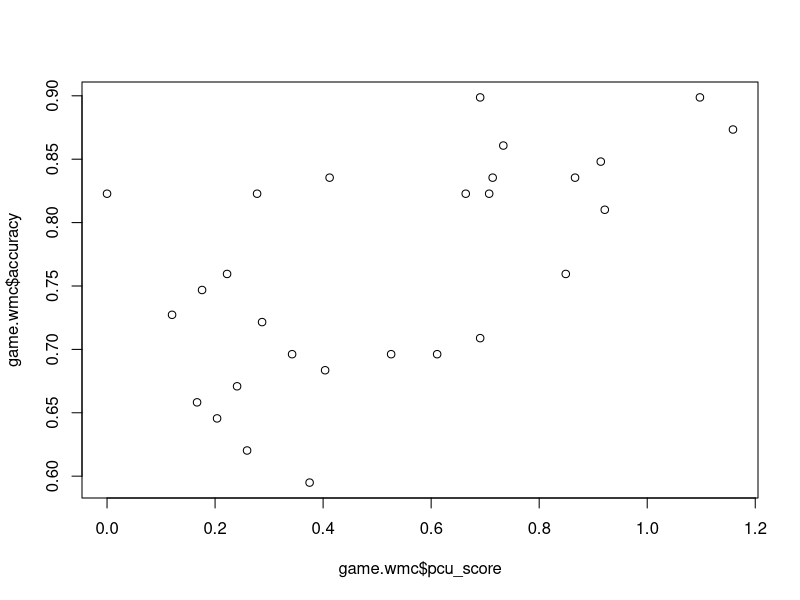
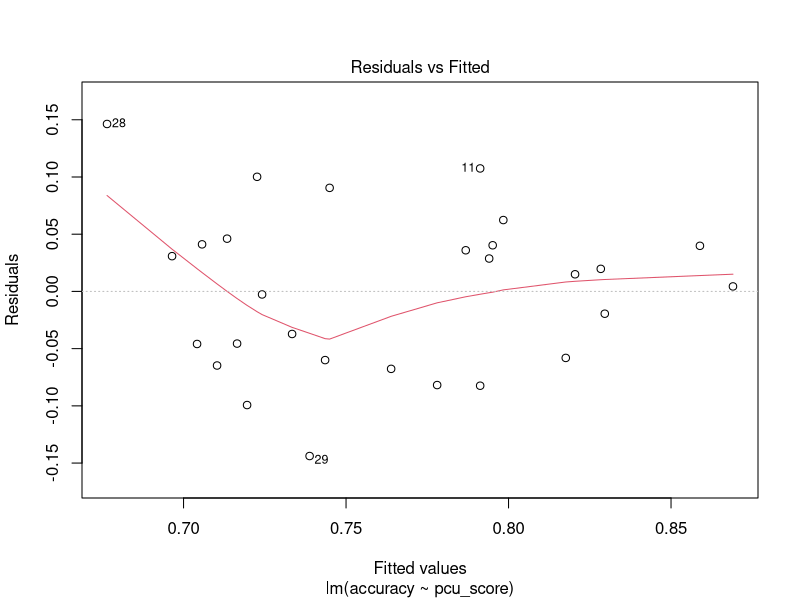
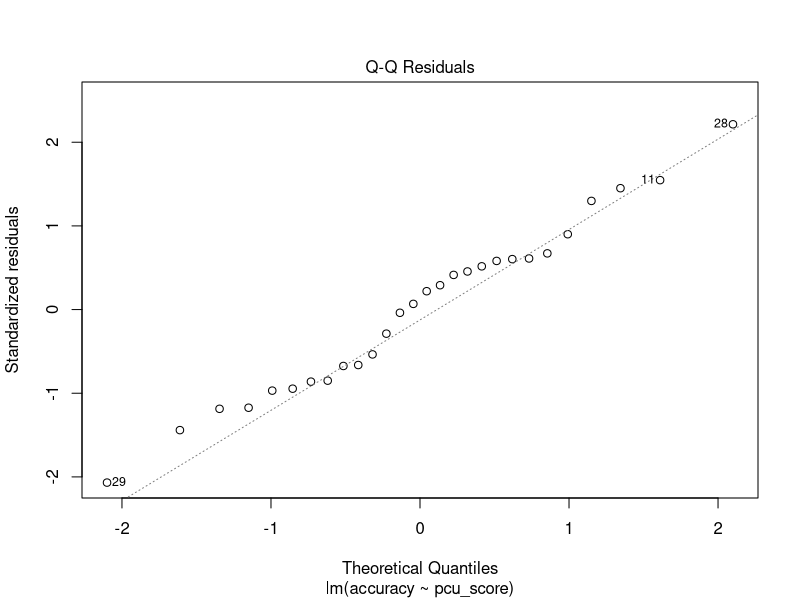
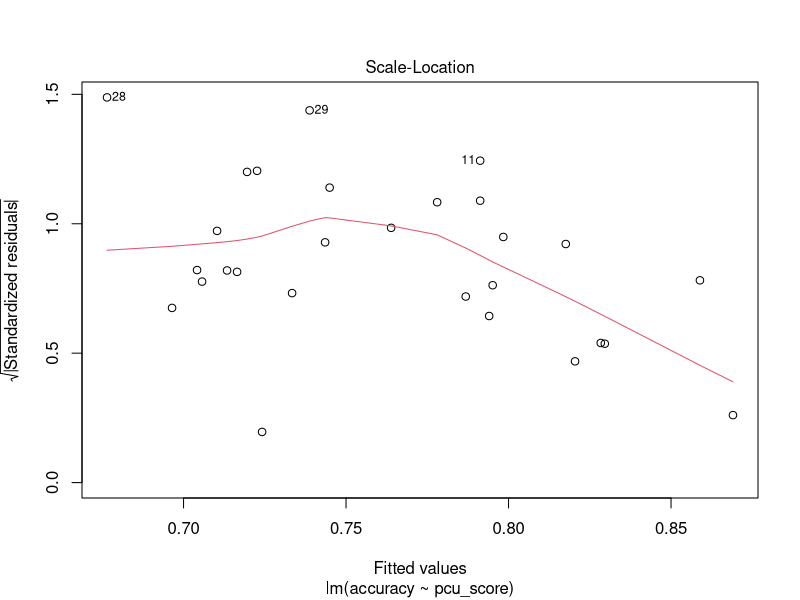
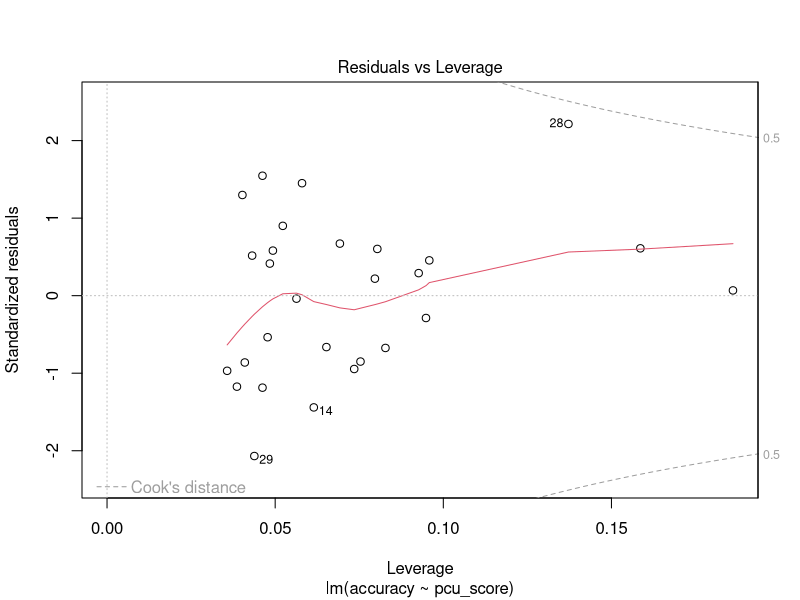

These charts were generated, in order, by the following R code:
## ---- chunk 1
game.wmc <- read.table("kr_gamewmc.txt", header=T)
## ---- chunk 2
game.wmc$accuracy <- game.wmc$Phit + game.wmc$PcorrectRejection
## ---- chunk 3
plot(game.wmc$pcu_score, game.wmc$accuracy) 
## ---- chunk 4
cor(game.wmc$pcu_score, game.wmc$accuracy) 
## ---- chunk 5
cor(game.wmc$pcu_score, game.wmc$accuracy, use="complete.obs") 
## ---- chunk 6
cor.test(game.wmc$pcu_score, game.wmc$accuracy)  
## ---- chunk 7
fm <- lm(accuracy ~ pcu_score, game.wmc)
summary(fm)
## ---- chunk 8
plot(fm)
## ---- chunk 9
anova(fm)
## ---- chunk 10
##################################################################################
# Before calculating anovas using R, set the default contrasts to orthogonal, 
# if you want to obtain results that are comparable to those produced by SPSS. 
#
# Especially, if you want to use type III Sum of Squares like in SPSS by default, 
# you MUST use orthogonal contrasts! Otherwise your results may be wrong. 
##################################################################################
options(contrasts = c("contr.sum", "contr.poly")) 


# main effect and the interaction
fm1 <- lm(accuracy ~ pcu_score + age_grp + pcu_score:age_grp, game.wmc) 
anova(fm1)

# this a shorthand for main effects and interaction
fm2 <- lm(accuracy ~ pcu_score * age_grp, game.wmc) 
anova(fm2)

# here the order is different
fm3 <- lm(accuracy ~ age_grp * pcu_score, game.wmc)
anova(fm3)

## ---- chunk 11
# I repeat this here. Never forget, especially with type=3
# Mut eihän tota contrastsia tarvii määritellä jos käyttää car-paketin Anovaa??
options(contrasts = c("contr.sum", "contr.poly")) 

require(car)
Anova(fm2, type=3)
Anova(fm3, type=3)
